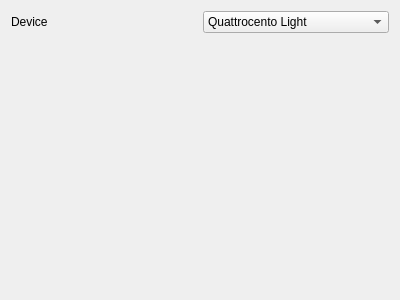
<?xml version="1.0" encoding="UTF-8"?>
<ui version="4.0">
 <class>OTBDeviceWidgetForm</class>
 <widget class="QWidget" name="OTBDeviceWidgetForm">
  <property name="geometry">
   <rect>
    <x>0</x>
    <y>0</y>
    <width>400</width>
    <height>300</height>
   </rect>
  </property>
  <property name="windowTitle">
   <string>Form</string>
  </property>
  <layout class="QGridLayout" name="gridLayout">
   <item row="0" column="1">
    <widget class="QComboBox" name="deviceSelectionComboBox">
     <item>
      <property name="text">
       <string>Quattrocento Light</string>
      </property>
     </item>
     <item>
      <property name="text">
       <string>Muovi</string>
      </property>
     </item>
     <item>
      <property name="text">
       <string>Muovi Plus</string>
      </property>
     </item>
    </widget>
   </item>
   <item row="0" column="0">
    <widget class="QLabel" name="label">
     <property name="text">
      <string>Device</string>
     </property>
    </widget>
   </item>
   <item row="1" column="0" colspan="2">
    <widget class="QStackedWidget" name="deviceStackedWidget">
     <property name="currentIndex">
      <number>2</number>
     </property>
     <widget class="QuattrocentoLightWidget" name="quattrocentoLightWidget"/>
     <widget class="MuoviWidget" name="muoviWidget"/>
     <widget class="MuoviPlusWidget" name="muoviPlusWidget"/>
    </widget>
   </item>
  </layout>
 </widget>
 <customwidgets>
  <customwidget>
   <class>QuattrocentoLightWidget</class>
   <extends>QWidget</extends>
   <header>device_interfaces.gui.template_widgets.quattrocento</header>
   <container>1</container>
  </customwidget>
  <customwidget>
   <class>MuoviWidget</class>
   <extends>QWidget</extends>
   <header>device_interfaces.gui.template_widgets.muovi</header>
   <container>1</container>
  </customwidget>
  <customwidget>
   <class>MuoviPlusWidget</class>
   <extends>QWidget</extends>
   <header>device_interfaces.gui.template_widgets.muovi_plus</header>
   <container>1</container>
  </customwidget>
 </customwidgets>
 <resources/>
 <connections/>
</ui>
